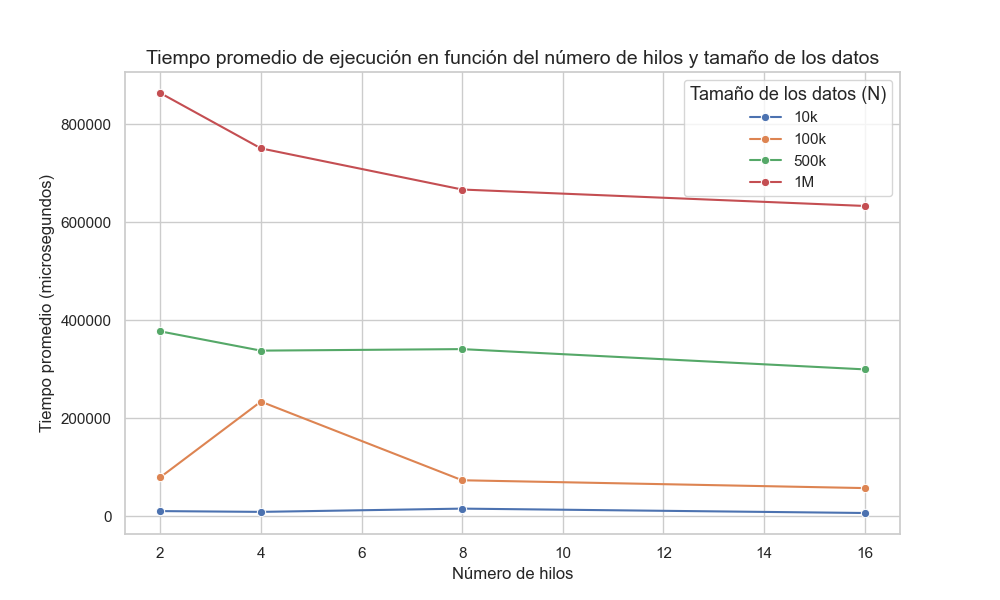

Write the Python code that produced this figure.
import matplotlib.pyplot as plt
import seaborn as sns
import pandas as pd

# Nuevos datos de los tiempos promedio en microsegundos
data = {
    'N': ['10k', '10k', '10k', '10k', '100k', '100k', '100k', '100k', '500k', '500k', '500k', '500k', '1M', '1M', '1M', '1M'],
    'Threads': [2, 4, 8, 16, 2, 4, 8, 16, 2, 4, 8, 16, 2, 4, 8, 16],
    'Average Time (microseconds)': [
        10489.2, 8877, 15525.8, 6596.34,
        79430.4, 233886, 73383.4, 57422.4,
        377221, 337881, 340983, 299636,
        863546, 750601, 666588, 633074
    ]
}

# Crear un DataFrame a partir de los nuevos datos
df = pd.DataFrame(data)

# Establecer el estilo de Seaborn
sns.set(style="whitegrid")

# Crear un gráfico de líneas
plt.figure(figsize=(10, 6))

# Usar seaborn para crear un gráfico de líneas, agrupado por el número de hilos
sns.lineplot(x="Threads", y="Average Time (microseconds)", hue="N", data=df, marker='o')

# Etiquetas y título del gráfico
plt.title("Tiempo promedio de ejecución en función del número de hilos y tamaño de los datos", fontsize=14)
plt.xlabel("Número de hilos", fontsize=12)
plt.ylabel("Tiempo promedio (microsegundos)", fontsize=12)
plt.legend(title="Tamaño de los datos (N)", title_fontsize='13', loc='upper right')

# Mostrar el gráfico
plt.show()
